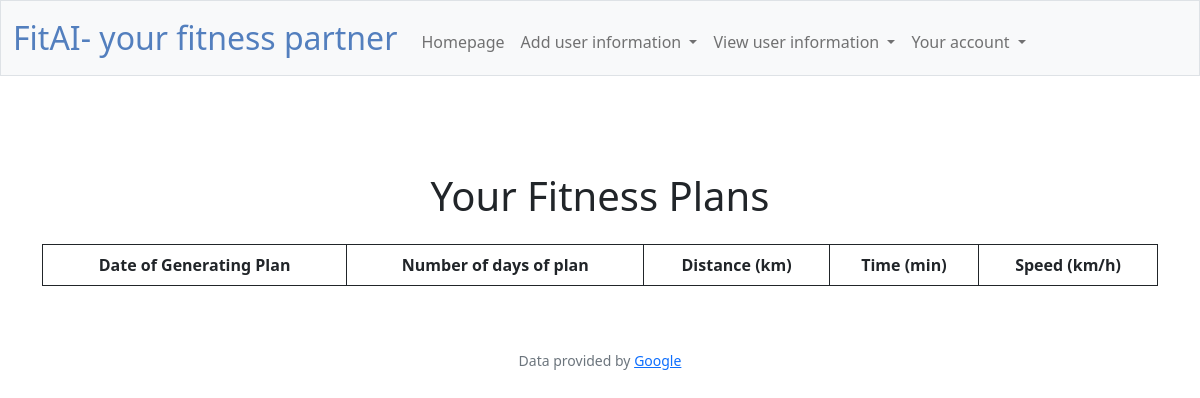
The app's page /view_fitness_plans (signed in), older data.
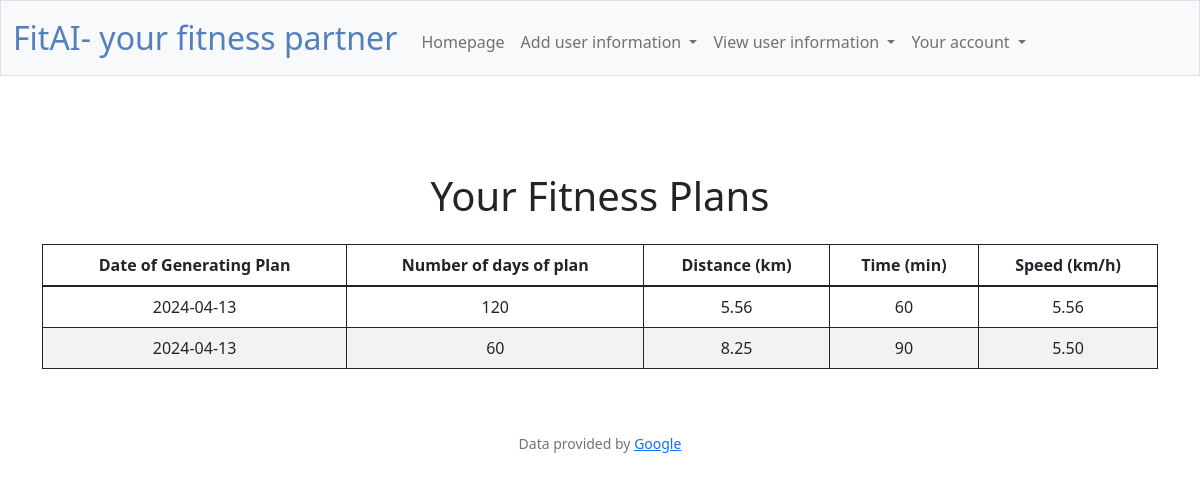
The same page, newer data.
### tables this page shows
CREATE TABLE fitness_plan_user (
    id INTEGER PRIMARY KEY AUTOINCREMENT,
    user_id INTEGER,
    r_calories INTEGER,
    r_mins_activity INTEGER, r_distance DECIMAL, date_log DATE, time_taken INTEGER,
    FOREIGN KEY (user_id) REFERENCES user(id)
);

### app.py (the view)
@app.route("/view_fitness_plans")
@login_required
def view_fitness_plans():
    user_id = session["user_id"]  # Get the user's ID from the session
    fitness_plans_raw = db.execute("SELECT * FROM fitness_plan_user WHERE user_id = ?", user_id)
    fitness_plans = []
    for plan in fitness_plans_raw:
        if plan["r_mins_activity"]:  # Avoid division by zero
            speed = (plan["r_distance"] / (plan["r_mins_activity"] / 60))  # Convert minutes to hours and calculate speed
        else:
            speed = 0
        plan["speed"] = speed  # Add speed to the plan
        fitness_plans.append(plan)
    return render_template("view_fitness_plans.html", fitness_plans=fitness_plans)

### app.py (called while the page is built)
@app.after_request
def after_request(response):
    response.headers["Cache-Control"] = "no-cache, no-store, must-revalidate"
    response.headers["Expires"] = 0
    response.headers["Pragma"] = "no-cache"
    return response

### helpers.py (called while the page is built)
def login_required(f):
    @wraps(f)
    def decorated_function(*args, **kwargs):
        if session.get("user_id") is None:
            return redirect("/login")
        return f(*args, **kwargs)
    return decorated_function

### templates/view_fitness_plans.html (shortened to what this page needs)
{% extends "layout.html" %}
{% block main %}
<div class="container mt-5">
    <h1 class="text-center mb-4">Your Fitness Plans</h1>
    <table class="table">
        <thead>
            <tr>
                <th>Date of Generating Plan</th>
                <th>Number of days of plan</th>
                <th>Distance (km)</th>
                <th>Time (min)</th>
                <th>Speed (km/h)</th>
            </tr>
        </thead>
        <tbody>
            {% for plan in fitness_plans %}
            <tr>
                <td>{{ plan.date_log }}</td>
                <td>{{plan. time_taken}}</td>
                <td>{{ '%.2f'|format(plan.r_distance) }}</td>
                <td>{{ plan.r_mins_activity }}</td>
                <td>{{ '%.2f'|format(plan.speed) }}</td>
            </tr>
            {% endfor %}
        </tbody>
    </table>
</div>
{% endblock %}

### templates/layout.html (shortened to what this page needs)
<!DOCTYPE html>
<html lang="en">
    <head>
        <link href="https://cdn.jsdelivr.net/npm/bootstrap@5.1.3/dist/css/bootstrap.min.css" rel="stylesheet">
        <link href="/static/styles.css" rel="stylesheet">
    </head>
    <body>
        <nav class="bg-light border navbar navbar-expand-md navbar-light">
            <div class="container-fluid">
                <a class="navbar-brand" href="/"><span class="blue">FitAI- your fitness partner</span></a>
                <div class="collapse navbar-collapse" id="navbar">
                    {% if session["user_id"] %}
                        <ul class="navbar-nav me-auto mt-2">
                            <li class="nav-item"><a class="nav-link" href="/homepage">Homepage</a></li>
                            <li class="nav-item dropdown">
                                <a class="nav-link dropdown-toggle" href="#" id="dataDropdown" role="button" data-bs-toggle="dropdown" aria-expanded="false">
                                    Add user information
                                </a>
                            </li>
                            <li class="nav-item dropdown">
                                <a class="nav-link dropdown-toggle" href="#" id="viewDropdown" role="button" data-bs-toggle="dropdown" aria-expanded="false">
                                    View user information
                                </a>
                            </li>
                            <li class="nav-item dropdown">
                                <a class="nav-link dropdown-toggle" href="#" id="accountDropdown" role="button" data-bs-toggle="dropdown" aria-expanded="false">
                                    Your account
                                </a>
                                    <li><a class="dropdown-item" href="/changepwd">Change Password</a></li></li>
                                </ul>
                    {% else %}
                        <ul class="navbar-nav ms-auto mt-2">
                            <li class="nav-item"><a class="nav-link" href="/register">Register</a></li>
                            <li class="nav-item"><a class="nav-link" href="/login">Log In</a></li>
                        </ul>
                    {% endif %}
                </div>
            </div>
        </nav>
        <main class="container-fluid py-5 text-center">
            {% block main %}{% endblock %}
        </main>
        <footer class="mb-5 small text-center text-muted">
            Data provided by <a href="https://google.com/">Google</a>
        </footer>
    </body>
</html>

### static/styles.css (style rules this page uses)
nav .navbar-brand { font-size: xx-large; }
nav .navbar-brand .blue { color: #537fbe; }
table, td, th { border: 1px solid; }
td { text-align: center; }
tr:nth-child(even) { background-color: #f2f2f2; }

Row changes from the older to the newer data that the page shows:
added fitness_plan_user: date_log "2024-04-13", time_taken "120", r_distance "5.56", r_mins_activity "60", speed "5.56"
added fitness_plan_user: date_log "2024-04-13", time_taken "60", r_distance "8.25", r_mins_activity "90", speed "5.50"
